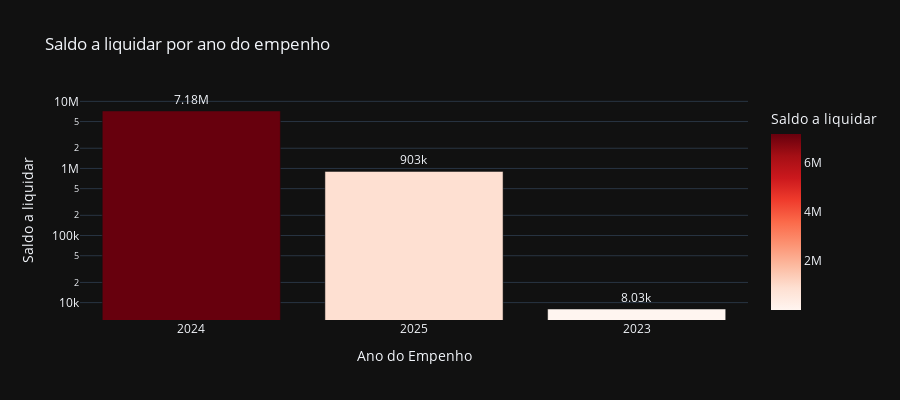

Here is the notebook cell this chart was saved with:
### Code cell
# Saldo a liquidar por ano
cols = ['ANO', 'A_LIQUIDAR']

df_aux = df.loc[:, cols].groupby('ANO').sum().sort_values(by= 'A_LIQUIDAR', ascending=False).reset_index()
df_aux = df_aux[df_aux['A_LIQUIDAR'] > 0]
fig = px.bar(df_aux, 
             x='ANO', 
             y='A_LIQUIDAR',
             title='Saldo a liquidar por ano do empenho',
             labels={'ANO':'Ano do Empenho', 'A_LIQUIDAR':'Saldo a liquidar'},
             text_auto='.3s',
             height=400,
             log_y=True,
             color='A_LIQUIDAR',
             color_continuous_scale = 'reds',
             template='plotly_dark')
fig.update_traces(textposition = 'outside', cliponaxis = False, hovertemplate=None)
fig.update_layout(hovermode="x unified")

fig.show()

### Figure 1 — Plotly figure (JSON) as saved in the notebook; plotly's stock layout.template omitted (floating-point values rounded to 4 significant figures)
{"data": [{"alignmentgroup": "True", "cliponaxis": false, "legendgroup": "", "marker": {"color": [7184000.0, 903000.0, 8030.0], "coloraxis": "coloraxis", "pattern": {"shape": ""}}, "name": "", "offsetgroup": "", "orientation": "v", "showlegend": false, "textposition": "outside", "texttemplate": "%{y:.3s}", "type": "bar", "x": ["2024", "2025", "2023"], "xaxis": "x", "y": [7184000.0, 903000.0, 8030.0], "yaxis": "y"}], "layout": {"barmode": "relative", "coloraxis": {"colorbar": {"title": {"text": "Saldo a liquidar"}}, "colorscale": [[0, "rgb(255,245,240)"], [0.125, "rgb(254,224,210)"], [0.25, "rgb(252,187,161)"], [0.375, "rgb(252,146,114)"], [0.5, "rgb(251,106,74)"], [0.625, "rgb(239,59,44)"], [0.75, "rgb(203,24,29)"], [0.875, "rgb(165,15,21)"], [1, "rgb(103,0,13)"]]}, "height": 400, "hovermode": "x unified", "legend": {"tracegroupgap": 0}, "title": {"text": "Saldo a liquidar por ano do empenho"}, "xaxis": {"anchor": "y", "domain": [0, 1], "title": {"text": "Ano do Empenho"}}, "yaxis": {"anchor": "x", "domain": [0, 1], "title": {"text": "Saldo a liquidar"}, "type": "log"}}}
